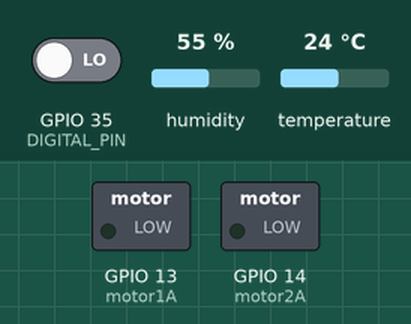
Bench run of a sketch on a simulated ESP32. Parts: switched loads named in the sketch (green lamp = pin HIGH). The test bench sets the inputs (shaded band); at power-on: GPIO 35 (DIGITAL_PIN) LOW, humidity 55 %, temperature 24 °C. WiFi joins after 1.5 s; servers stay silent unless stated; uploads are accepted with an empty reply; what the sketch prints to the serial monitor is not drawn.

Above: at 0.1 s.
At 32.1 s:
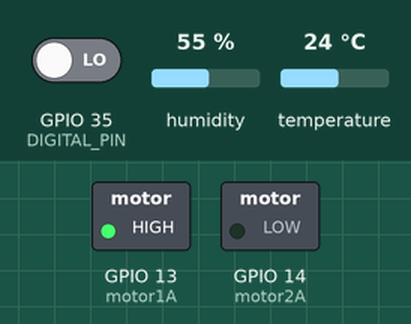
Timing chart, 0 to 33.6 s (numbered marks = the images above):
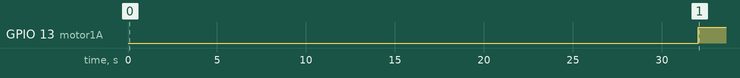

Measured:
- by itself, GPIO 13 (motor1A): LOW → HIGH at 32.0 s

The sketch:

sketch_jun12c.ino
```cpp
#include <ArduinoJson.h>
#include <ArduinoJson.hpp>
#include <UniversalTelegramBot.h>
#include <WiFiClientSecure.h>
#include <WiFi.h>
#include <HTTPClient.h>
#include <SimpleDHT.h>

#define DIGITAL_PIN 35
#define ANALOG_PIN 34
#define DHT11_PIN 15
#define motor1A 13
#define motor2A 14
// Initialize Telegram BOT
#define BOTtoken "6940073116:AAFnvoHv21zR-XFF6Ytebg6XkHl4ndoBM2M"
// Use @myidbot to find out the chat ID of an individual or a group
// Also note that you need to click "start" on a bot before it can
// message you
#define CHAT_ID "439932411"

WiFiClientSecure client;
UniversalTelegramBot bot(BOTtoken, client);

uint16_t gasVal;
boolean isgas = false;
String gas;
float temperature=0.0;
float humidity=0.0;

SimpleDHT11 dht11(DHT11_PIN);

const char* ssid = "Vodafone-C01530140";
const char* password = "JXxfp7PnhndMPR7Y";
/*
{
  //Your Domain name with URL path or IP address with path
}
*/
const char* serverName = "http://MyIPAddress/IoTProject/dataGathering.php";
/*
{
  // the following variables are unsigned longs because the time, measured in
  // milliseconds, will quickly become a bigger number than can be stored in an int.
}
*/
unsigned long lastTime = 0;
/*
{
  // Timer set to 10 minutes (600000)
  //unsigned long timerDelay = 600000;
  // Set timer to 5 seconds (5000)
}
*/
unsigned long timerDelay = 0;

void setup() {
  Serial.begin(115200);
  // initialize digital pin as an output.
  pinMode(motor1A, OUTPUT);
  pinMode(motor2A, OUTPUT);
  digitalWrite(motor1A, LOW);
  digitalWrite(motor2A, LOW);
  WiFi.begin(ssid, password);
  Serial.println("Connecting");
  while(WiFi.status() != WL_CONNECTED) {
    delay(500);
    Serial.print(".");
  }
  Serial.println("");
  Serial.print("Connected to WiFi network with IP Address: ");
  Serial.println(WiFi.localIP());
  Serial.println("Timer set to 5 seconds (timerDelay variable), it will take 5 seconds before publishing the first reading.");
  client.setCACert(TELEGRAM_CERTIFICATE_ROOT); // Add root certificate for api.telegram.org
  bot.sendMessage(CHAT_ID, "Bot started up", "");
  Serial.println("The sensor is warming up...");
  delay(30000);
  pinMode(DIGITAL_PIN, INPUT);
}

void loop() {
  getGasVal();
  getIsGas();
  getTempAndHum();
  //printTempAndHum();
  //printGas();
  sendData();
  if((temperature>=55.0)||(gasVal>100.0)){
    isgas=true;
    activateFan();
    sendToMartin();
  }else{
  isgas=false;
  getIsGas();
  digitalWrite(motor1A, LOW);
  digitalWrite(motor2A, LOW);
  }
  Serial.println("Temperatura " + String(temperature,1) + "\nUmidità " + String(humidity,1) +
                 "\nValore gas " + String(gasVal) + "\nLanciare allarme? " + gas);

  delay(120000);
}

void activateFan(){
  // Rotate
  digitalWrite(motor1A, HIGH);
  digitalWrite(motor2A, LOW);
  delay(2000);
}


void sendData(){
    //Send an HTTP POST request every 10 minutes
    if ((millis() - lastTime) > timerDelay) {
      //Check WiFi connection status
      if(WiFi.status()== WL_CONNECTED){
        WiFiClient client;
        HTTPClient http;

        // Your Domain name with URL path or IP address with path
        http.begin(client, serverName);

        // If you need Node-RED/server authentication, insert user and password below
        http.setAuthorization("root", "");

        // Specify content-type header
        http.addHeader("Content-Type", "application/x-www-form-urlencoded");
        // Data to send with HTTP POST
        String httpRequestData = "api_key=tPmAT5Ab3j7F9&temperature="+ String(temperature,1) +"&humidity=" +
                                  String(humidity,1) + "&gasVal=" + String(gasVal) + "&alarm=" + gas;
        // Send HTTP POST request
        int httpResponseCode = http.POST(httpRequestData);

        Serial.print("HTTP Response code: ");
        Serial.println(httpResponseCode);
        http.end();
      }
      else {
        Serial.println("WiFi Disconnected");
        while(WiFi.status()== WL_CONNECTED){
          WiFi.begin(ssid, password);
          delay(500);
        }
      }
      lastTime = millis();
    }
}

void getGasVal(){
  gasVal = analogRead(ANALOG_PIN);
  gasVal = map(gasVal, 0, 1023, 0, 100);
}

void getIsGas(){
  isgas=digitalRead(DIGITAL_PIN);
  if (gasVal>100) {
      gas = "Yes";
 }
 else {
      gas = "No";
 }
}
void printGas(){
    Serial.print("Rilevazione gas: ");
    Serial.println(gas);
    Serial.print("Valore gas: ");
    Serial.print(gasVal);
    Serial.println("\n");
    //Serial.println("Sample DHT11... ");
}

void getTempAndHum(){
  int err = SimpleDHTErrSuccess;
  if((err=dht11.read2(&temperature, &humidity, NULL)) != SimpleDHTErrSuccess){
    Serial.print("Lettura DHT11 fallita, err=");
    Serial.print(err);
    return;
  }
}

void printTempAndHum(){
   Serial.print("Temperatura: ");
    Serial.print(temperature);
    Serial.println(" *C ");
    Serial.print("Umidità: ");
   Serial.print(humidity);
   Serial.print(" RH% \n");
}

void sendToMartin(){
  bot.sendMessage(CHAT_ID, "Warning! Temperature or gas levels above the norm! Activating ventilation...", "");
}
```
